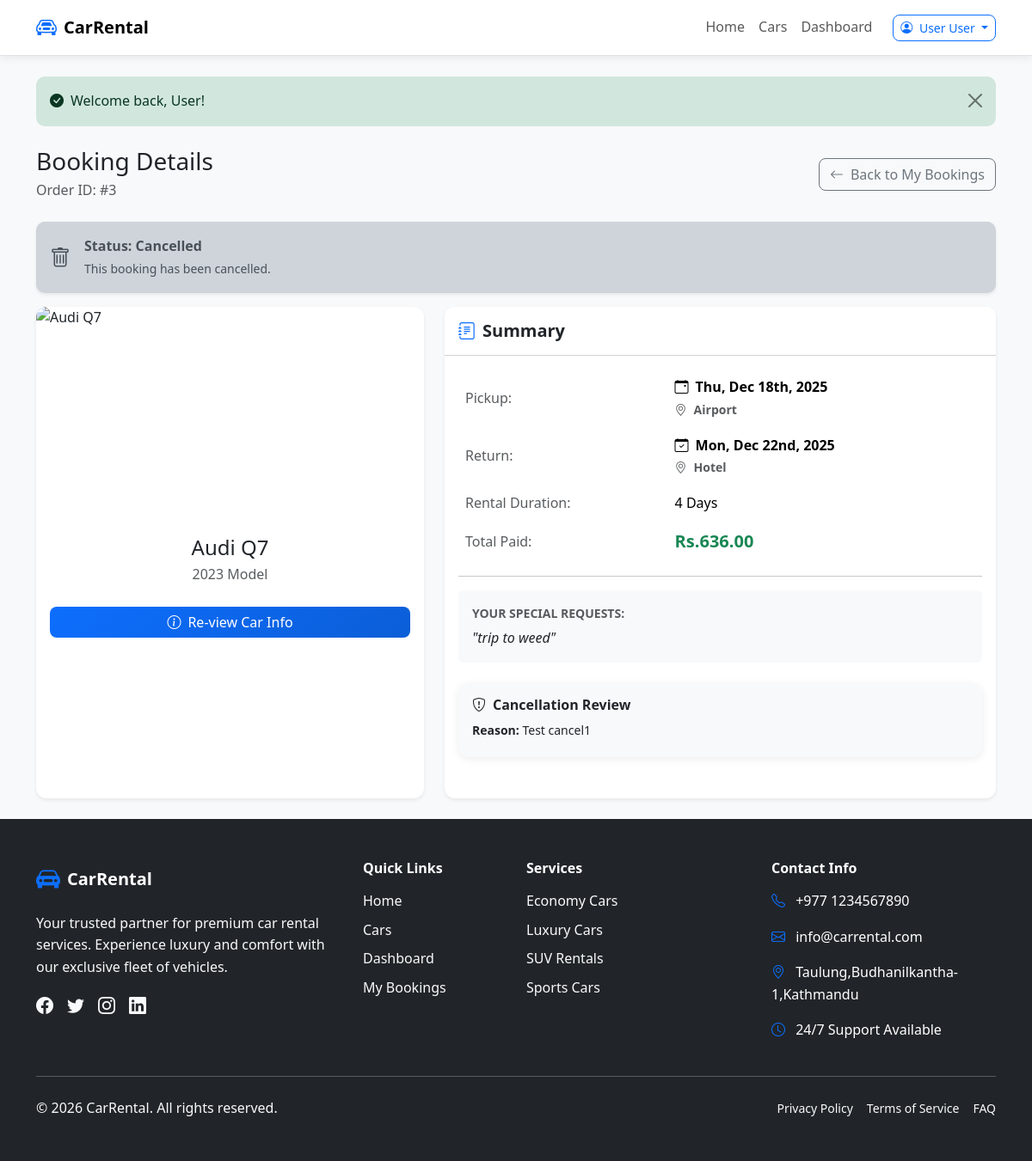
The app's page /booking-details.php?id=3 (signed in) with its own data.
### tables this page shows
CREATE TABLE `bookings` (
  `id` int(11) NOT NULL,
  `user_id` int(11) NOT NULL,
  `car_id` int(11) NOT NULL,
  `pickup_date` date NOT NULL,
  `return_date` date NOT NULL,
  `pickup_location` varchar(100) NOT NULL,
  `return_location` varchar(100) NOT NULL,
  `total_days` int(11) NOT NULL,
  `daily_rate` decimal(10,2) NOT NULL,
  `total_amount` decimal(10,2) NOT NULL,
  `status` enum('pending','approved','rejected','active','completed','cancelled') DEFAULT 'pending',
  `admin_notes` text DEFAULT NULL,
  `user_notes` text DEFAULT NULL,
  `created_at` timestamp NOT NULL DEFAULT current_timestamp(),
  `updated_at` timestamp NOT NULL DEFAULT current_timestamp() ON UPDATE current_timestamp(),
  `cancel_reason` text DEFAULT NULL,
  `canceled_at` datetime DEFAULT NULL
);

CREATE TABLE `cars` (
  `id` int(11) NOT NULL,
  `brand` varchar(50) NOT NULL,
  `model` varchar(50) NOT NULL,
  `year` int(11) NOT NULL,
  `color` varchar(30) DEFAULT NULL,
  `license_plate` varchar(20) NOT NULL,
  `chassis_number` varchar(17) DEFAULT NULL,
  `mileage` int(11) DEFAULT 0,
  `fuel_type` enum('petrol','diesel','hybrid','electric') NOT NULL,
  `transmission` enum('manual','automatic') NOT NULL,
  `seats` int(11) NOT NULL,
  `doors` int(11) NOT NULL,
  `category` enum('economy','compact','mid-size','full-size','luxury','suv','sports') NOT NULL,
  `daily_rate` decimal(10,2) NOT NULL,
  `description` text DEFAULT NULL,
  `features` longtext DEFAULT NULL CHECK (json_valid(`features`)),
  `images` longtext DEFAULT NULL CHECK (json_valid(`images`)),
  `status` enum('available','rented','maintenance','unavailable') DEFAULT 'available',
  `created_at` timestamp NOT NULL DEFAULT current_timestamp(),
  `updated_at` timestamp NOT NULL DEFAULT current_timestamp() ON UPDATE current_timestamp()
);

CREATE TABLE `booking_cancellations` (
  `id` int(11) NOT NULL,
  `booking_id` int(11) NOT NULL,
  `user_id` int(11) NOT NULL,
  `cancel_reason` text NOT NULL,
  `status` enum('pending','approved','rejected') DEFAULT 'pending',
  `requested_at` datetime DEFAULT current_timestamp(),
  `decided_at` datetime DEFAULT NULL,
  `admin_note` text DEFAULT NULL
);

### public/url.php (called while the page is built, shortened)
<?php
if (!function_exists('base_url')) {
    function base_url(string $path = ''): string {
        $https = (!empty($_SERVER['HTTPS']) && $_SERVER['HTTPS'] !== 'off')
                 || (isset($_SERVER['SERVER_PORT']) && (int)$_SERVER['SERVER_PORT'] === 443);
        $scheme = $https ? 'https' : 'http';
        $host = $_SERVER['HTTP_HOST'] ?? $_SERVER['SERVER_NAME'] ?? 'localhost';
        $base = $scheme . '://' . $host . '/Car-rental-php/public/';
        $path = ltrim($path, '/');
        return $base . $path;
    }
}
function asset_url(string $path = ''): string {
    return base_url('assets/' . ltrim($path, '/'));
}
?>

### config/auth.php (called while the page is built, shortened)
<?php
require_once __DIR__ . '/../config/database.php';
function is_logged_in() {
    return isset($_SESSION['user_id']) && !empty($_SESSION['user_id']);
}
function get_current_user_data() {
    return db_fetch("SELECT * FROM users WHERE id = ?", [$_SESSION['user_id']]);
}
function get_flash_message($type) {
    if (isset($_SESSION['flash'][$type])) {
        $message = $_SESSION['flash'][$type];
        return $message;
    }
    return null;
}
?>

### config/database.php (called while the page is built, shortened)
<?php
try {
    $dsn = "mysql:host=" . DB_HOST . ";dbname=" . DB_NAME . ";charset=" . DB_CHARSET;
    $pdo = new PDO($dsn, DB_USER, DB_PASS, [
        PDO::ATTR_ERRMODE => PDO::ERRMODE_EXCEPTION,
        PDO::ATTR_DEFAULT_FETCH_MODE => PDO::FETCH_ASSOC,
        PDO::ATTR_EMULATE_PREPARES => false,
    ]);
} catch (PDOException $e) {
    die("Database connection failed: " . $e->getMessage());
}
function db_query($sql, $params = []) {
    global $pdo;
    try {
        $stmt = $pdo->prepare($sql);
        $stmt->execute($params);
        return $stmt;
    } catch (PDOException $e) {
        error_log("Database query error: " . $e->getMessage());
        return false;
    }
}
function db_fetch($sql, $params = []) {
    $stmt = db_query($sql, $params);
    return $stmt ? $stmt->fetch() : false;
}
?>

### public/booking-details.php (the view, shortened to what this page needs)
<?php
require_once __DIR__ . '/../config/auth.php';
require_once __DIR__ . '/url.php';
$current_user = get_current_user_data();
$booking_id = intval($_GET['id'] ?? 0);
$booking = db_fetch("
    SELECT b.*,
           c.brand, c.model, c.year, c.daily_rate, c.images
    FROM bookings b
    JOIN cars c ON b.car_id = c.id
    WHERE b.id = ? AND b.user_id = ?
", [$booking_id, $current_user['id']]);
$car_images = json_decode($booking['images'], true) ?? [];
$car_image = $car_images[0] ?? 'https://via.placeholder.com/400x250';
$cancel_request = db_fetch("SELECT * FROM booking_cancellations WHERE booking_id = ? AND user_id = ?", [$booking_id, $current_user['id']]);
function getStatusConfig($status) {
    switch ($status) {
        case 'cancelled':
            return ['class' => 'dark', 'icon' => 'trash', 'msg' => 'This booking has been cancelled.'];
    }
}
$statusConfig = getStatusConfig($booking['status']);
?>
<!DOCTYPE html>
<html lang="en">
<head>
    <link href="https://cdn.jsdelivr.net/npm/bootstrap@5.3.2/dist/css/bootstrap.min.css" rel="stylesheet">
    <link rel="stylesheet" href="https://cdn.jsdelivr.net/npm/bootstrap-icons@1.11.2/font/bootstrap-icons.css">
    <link rel="stylesheet" href="<?= asset_url('css/styles.css') ?>">
    <link rel="stylesheet" href="<?= asset_url('css/theme.css') ?>">
</head>
<body>
<?php include '../public/navbar.php'; ?>
<main class="py-4">
    <div class="container">
        <?php
            $flash_success = get_flash_message('success');
        ?>
        <?php if ($flash_success): ?>
            <div class="alert alert-success alert-dismissible fade show mb-4" role="alert">
                <i class="bi bi-check-circle-fill me-2"></i><?= $flash_success ?>
                <button type="button" class="btn-close" data-bs-dismiss="alert"></button>
            </div>
        <?php endif; ?>
        <div class="d-flex justify-content-between align-items-center mb-4">
            <div>
                <h1 class="h3 mb-1">Booking Details</h1>
                <p class="text-muted mb-0">Order ID: #<?= $booking['id'] ?></p>
            </div>
            <a href="<?= base_url('my-booking.php') ?>" class="btn btn-outline-secondary">
                <i class="bi bi-arrow-left me-2"></i>Back to My Bookings
            </a>
        </div>
        <div class="alert alert-<?= $statusConfig['class'] ?> d-flex align-items-center p-3 shadow-sm" role="alert">
            <i class="bi bi-<?= $statusConfig['icon'] ?> fs-4 me-3"></i>
            <div>
                <div class="fw-bold">Status: <?= ucfirst($booking['status']) ?></div>
                <small><?= $statusConfig['msg'] ?></small>
            </div>
        </div>
        <div class="row g-4">
            <div class="col-lg-5">
                <div class="card shadow-sm border-0 h-100">
                    <img src="<?= htmlspecialchars($car_image) ?>"
                         class="card-img-top rounded-top"
                         style="height: 250px; object-fit: cover;"
                         alt="<?= htmlspecialchars($booking['brand'] . ' ' . $booking['model']) ?>">
                    <div class="card-body text-center">
                        <h4 class="mb-1"><?= htmlspecialchars($booking['brand'] . ' ' . $booking['model']) ?></h4>
                        <p class="text-muted mb-4"><?= $booking['year'] ?> Model</p>
                        <div class="d-grid">
                            <a href="<?= base_url('car-details.php?id=' . $booking['car_id']) ?>" class="btn btn-primary">
                                <i class="bi bi-info-circle me-2"></i>Re-view Car Info
                            </a>
                        </div>
                    </div>
                </div>
            </div>
            <div class="col-lg-7">
                <div class="card shadow-sm border-0 h-100">
                    <div class="card-header bg-white py-3">
                        <h5 class="mb-0 fw-bold"><i class="bi bi-journal-text me-2 text-primary"></i>Summary</h5>
                    </div>
                    <div class="card-body">
                        <table class="table table-borderless">
                            <tbody>
                                <tr>
                                    <td class="text-muted" width="40%">Pickup:</td>
                                    <td class="fw-semibold">
                                        <i class="bi bi-calendar-event me-2"></i><?= date('D, M jS, Y', strtotime($booking['pickup_date'])) ?><br>
                                        <small class="text-muted"><i class="bi bi-geo-alt me-2"></i><?= ucfirst(str_replace('_', ' ', $booking['pickup_location'])) ?></small>
                                    </td>
                                </tr>
                                <tr>
                                    <td class="text-muted">Return:</td>
                                    <td class="fw-semibold">
                                        <i class="bi bi-calendar-check me-2"></i><?= date('D, M jS, Y', strtotime($booking['return_date'])) ?><br>
                                        <small class="text-muted"><i class="bi bi-geo-alt me-2"></i><?= ucfirst(str_replace('_', ' ', $booking['return_location'])) ?></small>
                                    </td>
                                </tr>
                                <tr>
                                    <td class="text-muted">Rental Duration:</td>
                                    <td><?= $booking['total_days'] ?> Days</td>
                                </tr>
                                <tr>
                                    <td class="text-muted">Total Paid:</td>
                                    <td class="fs-5 fw-bold text-success">Rs.<?= number_format($booking['total_amount'], 2) ?></td>
                                </tr>
                            </tbody>
                        </table>
                        <?php if (!empty($booking['user_notes'])): ?>
                            <hr>
                            <div class="bg-light p-3 rounded">
                                <small class="text-muted fw-bold d-block mb-1 text-uppercase">Your Special Requests:</small>
                                <p class="mb-0 fst-italic">"<?= nl2br(htmlspecialchars($booking['user_notes'])) ?>"</p>
                            </div>
                        <?php endif; ?>
                        <?php if ($cancel_request): ?>
                            <div class="card mt-4 border-<?= $cancel_request['status'] === 'rejected' ? 'danger' : 'info' ?> bg-light">
                                <div class="card-body">
                                    <h6 class="fw-bold"><i class="bi bi-shield-exclamation me-2"></i>Cancellation Review</h6>
                                    <p class="small mb-1"><strong>Reason:</strong> <?= htmlspecialchars($cancel_request['cancel_reason']) ?></p>
                                </div>
                            </div>
                        <?php endif; ?>
                        <div class="mt-4 pt-2">
                        </div>
                    </div>
                </div>
            </div>
        </div>
    </div>
</main>
<?php include '../public/footer.php'; ?>
</body>
</html>

### public/assets/css/styles.css (style rules this page uses)
:root { --primary-color: #0d6efd; --secondary-color: #6c757d; --success-color: #198754; --warning-color: #ffc107; --danger-color: #dc3545; --light-color: #f8f9fa; --muted-color: #adb5bd; --dark-color: #212529; --card-bg: #ffffff; --transition: all 0.3s ease; --radius-sm: 8px; --radius-md: 12px; --radius-lg: 16px; }
* { box-sizing: border-box; }
html, body { height: 100%; }
body { font-family: 'Segoe UI', Tahoma, Geneva, Verdana, sans-serif; line-height: 1.6; background-color: var(--light-color); color: var(--dark-color); -webkit-font-smoothing: antialiased; -moz-osx-font-smoothing: grayscale; transition: var(--transition); -webkit-tap-highlight-color: transparent; }
a { color: var(--primary-color); text-decoration: none; }
.card { transition: var(--transition); border: none; background: var(--card-bg); border-radius: var(--radius-md); box-shadow: 0 2px 10px rgba(0,0,0,0.08); overflow: hidden; }
.btn { border-radius: 8px; font-weight: 500; transition: var(--transition); }
.btn-primary { background: linear-gradient(135deg, #0d6efd 0%, #0b5ed7 100%); border: none; color: #fff; }
.table { border-radius: 10px; overflow: hidden; background: var(--card-bg); }
.table td, .table th { vertical-align: middle; }
.alert { border-radius: 10px; border: none; }

### public/assets/css/theme.css (style rules this page uses)
body { transition: background-color 0.3s ease, color 0.3s ease; }
.card { transition: background-color 0.3s ease, border-color 0.3s ease; }

### records on screen
bookings: id "3", status "Cancelled", status "This booking has been cancelled.", car.model "Audi Q7", car.year "2023", pickup_date "Thu, Dec 18th, 2025", pickup_location "Airport", return_date "Mon, Dec 22nd, 2025", return_location "Hotel", total_days "4", total_amount "636.00", user_notes "trip to weed"
booking_cancellations: cancel_reason "Test cancel1"

### other values on screen
$_SESSION['user_name'] "User User"
$flash_success "Welcome back, User!"
